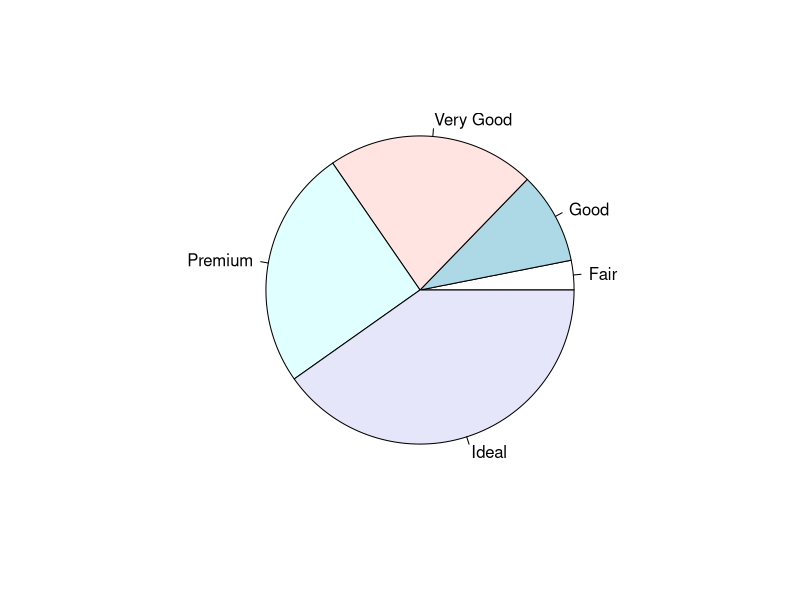
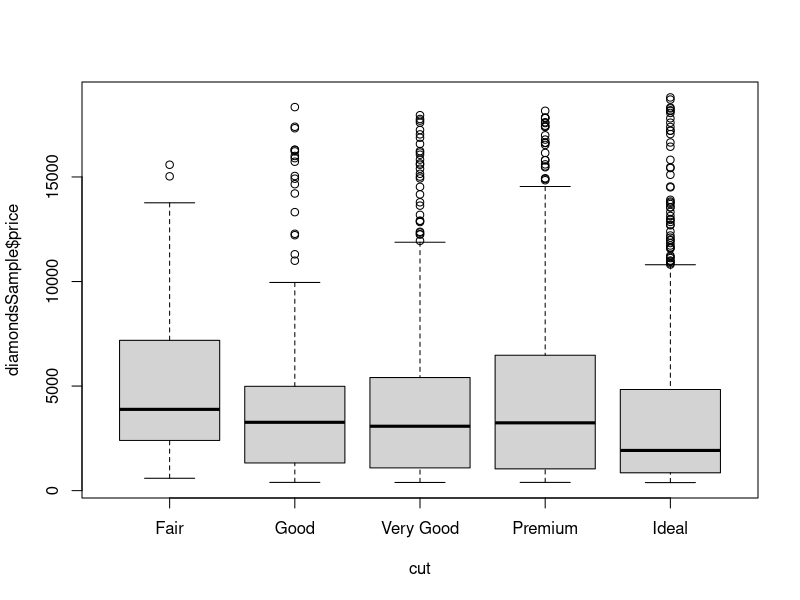
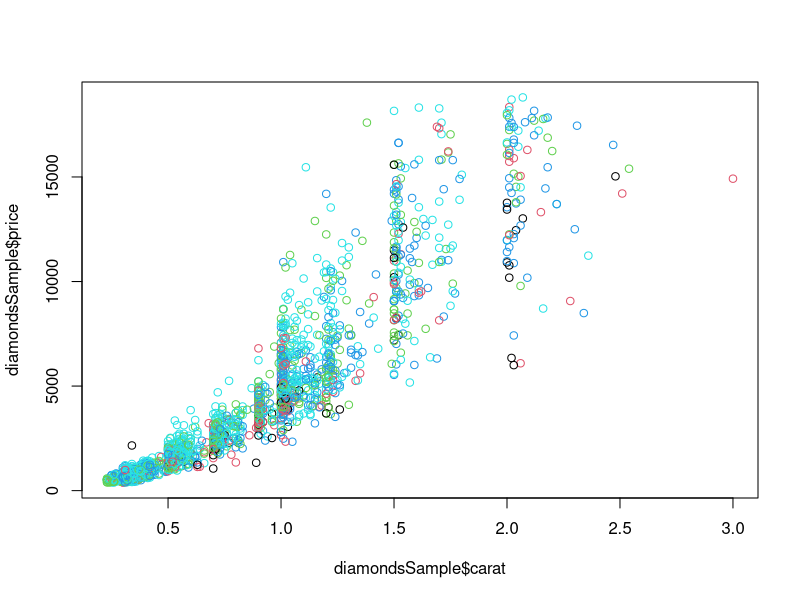
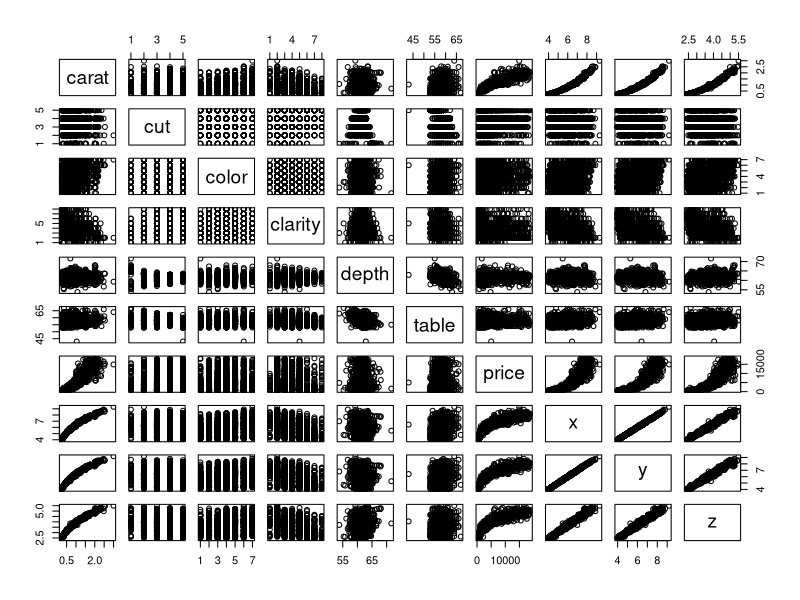

Source code (R) for these figures, in order:
library("ggplot2")
diamondsSample <- diamonds[sample(nrow(diamonds), 2000),]
dim(diamondsSample)
names(diamondsSample)
str(diamonds)
diamonds[1:5,]
summary(diamondsSample)
for (i in 1:length(diamonds))
{
if(is.numeric(diamondsSample[,i])){
   png(paste(colnames(diamondsSample[i]), "density.png", sep="-"))
   plot(density(diamondsSample[,i]), main=paste("Density plot of ", colnames(diamondsSample[i])) , xlab=colnames(diamondsSample[i]))
   graphics.off()
}
}
png("pie.png")
pie(table(diamondsSample$cut))
graphics.off()
png("boxPlot.png")
boxplot(diamondsSample$price~cut, data=diamondsSample)
graphics.off()
png("diamondsDataScatter.png")
with(diamondsSample, plot(diamondsSample$carat, diamondsSample$price, col=diamondsSample$cut))
graphics.off()
png("diamondsDataPairs.png")
pairs(diamondsSample)
graphics.off()